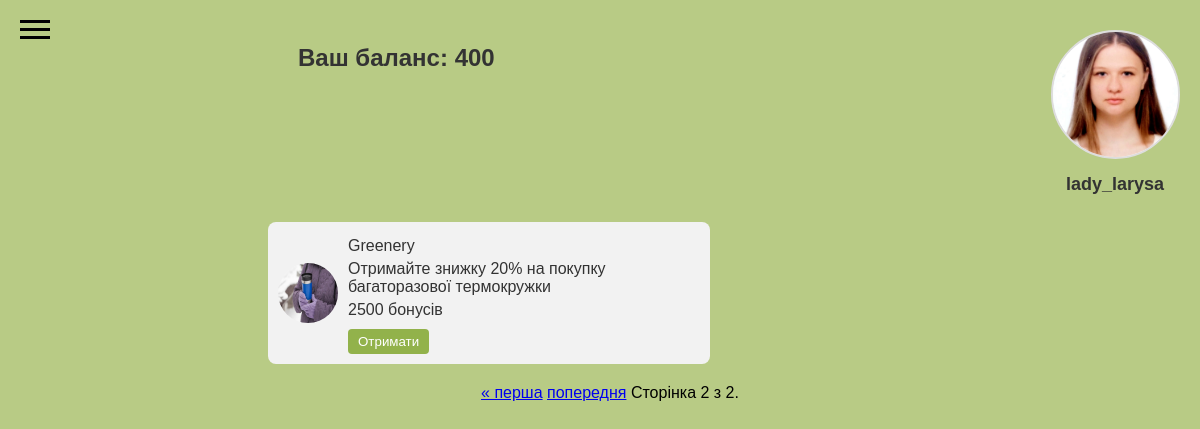
The page /partners/?page=2 (signed in) on the database its author committed.
### profiles/models.py (models this page shows)
class Profile(models.Model):
    user = models.OneToOneField(User, on_delete=models.CASCADE)
    avatar = models.ImageField(upload_to='avatars/', default='avatars/default.png')
    level = models.IntegerField(default=0)
    points_balance = models.IntegerField(default=0)
    completed_tasks_count = models.IntegerField(default=0)

### partners/models.py (models this page shows, shortened)
class PartnerStatus(models.Model):
    user = models.ForeignKey(User, on_delete=models.CASCADE)
    partner = models.ForeignKey(Partner, on_delete=models.CASCADE)
    status = models.CharField(max_length=50, default='not redeemed')
    timestamp = models.DateTimeField(auto_now_add=True)
    promocode = models.CharField(max_length=50, blank=True, null=True)

class Partner(models.Model):
    name = models.CharField(max_length=100)
    description = models.TextField(blank=True, null=True)
    image = models.ImageField(upload_to='partner_images/', blank=True, null=True)
    points_required = models.PositiveIntegerField()

### partners/views.py (the view)
# urls.py: path('', views.partner_list, name='partner_list'),
@login_required
def partner_list(request):
    partners = PartnerStatus.objects.filter(user=request.user)
    paginator = Paginator(partners, 4)
    page_number = request.GET.get('page')
    page_obj = paginator.get_page(page_number)
    return render(request, 'partners/index.html',
                  {'page_obj': page_obj,
                   'user_balance': request.user.profile.points_balance})

### templates/partners/index.html (shortened to what this page needs)
<!DOCTYPE html>
{% load static %}
<html lang="en">
<head>
    <link rel="stylesheet" href= "{% static 'partners/css/pop_up.css' %}">
    <link rel="stylesheet" href="{% static 'partners/css/index.css' %}">
    <link rel="stylesheet" href= "{% static 'sidebar.css' %}">
    <link rel="stylesheet" href= "{% static 'profile_btn.css' %}">
</head>
<body>
    {% include 'sidebar.html' %}
    {% include 'profile_btn.html' %}
    <div class="content">
        <h1>Ваш баланс: {{ user_balance }}</h1>
        <div class="items-grid">
            {% for partner_status in page_obj %}
                <div class="item-card">
                    <img src="{{ partner_status.partner.image.url }}" alt="{{ partner_status.partner.name }}">
                    <div class="item-info">
                        <p class="item-name">{{ partner_status.partner.name }}</p>
                        <p class="item-partner">{{ partner_status.partner.description }}</p>
                        <p class="item-points">{{ partner_status.partner.points_required }} бонусів</p>
                        <form method="post" action="{% url 'redeem' partner_status.id %}">
                            <button type="button"
                            onclick="confirmRedeeming(this.form)"
                            class="buy-btn"
                            {% if partner_status.status == 'redeemed' %}disabled{% endif %}>
                            Отримати
                            </button>
                        </form>
                    </div>
                </div>
            {% endfor %}
        </div>
        <div class="pagination">
            <span class="step-links">
                {% if page_obj.has_previous %}
                    <a href="?page=1">&laquo; перша</a>
                    <a href="?page={{ page_obj.previous_page_number }}">попередня</a>
                {% endif %}
                <span class="current">
                    Сторінка {{ page_obj.number }} з {{ page_obj.paginator.num_pages }}.
                </span>
            </span>
        </div>
    </div>
</body>
</html>

### templates/profile_btn.html
{% load static %}
<a href="{% url 'profile' %}">
    <div class="profile-container">
        <div class="profile-icon-container">
            <img src="{% if user.profile.avatar %}{{ user.profile.avatar.url }}{% else %}{% static 'images/default-avatar.png' %}{% endif %}" alt="Profile Icon" class="profile-icon">
        </div>
        <div class="profile-username-container">
            <span class="profile-username">{{ user.username }}</span>
        </div>
    </div>
</a>

### static/partners/css/index.css (style rules this page uses)
* { font-family: Arial, sans-serif; }
body { display: flex; height: 100vh; background-color: #b8cb85; }
.content { flex-grow: 1; margin-left: 20px; padding: 20px; }
.content h1 { font-size: 24px; color: #333; margin-bottom: 20px; margin-left: 250px; }
.items-grid { margin-top: 150px; margin-left: 220px; display: grid; grid-template-columns: repeat(2, 1fr); gap: 20px; }
.item-card { background-color: #f2f2f2; padding: 10px; border-radius: 8px; display: flex; align-items: center; }
.item-card img { width: 60px; height: 60px; border-radius: 50%; margin-right: 10px; }
.item-info { flex-grow: 1; }
.item-name, .item-partner, .item-points { margin: 5px 0; color: #333; }
.more-btn, .buy-btn { padding: 5px 10px; margin: 5px 5px 0 0; border: none; border-radius: 4px; cursor: pointer; }
.buy-btn { background-color: #92b24b; color: white; }
.pagination { margin-top: 20px; text-align: center; }

### static/profile_btn.css (style rules this page uses)
.profile-container { display: flex; flex-direction: column; align-items: center; width: 150px; height: auto; margin-left: auto; margin-right: 0; margin-top: 20px; position: fixed; top: 10px; right: 10px; z-index: 200; }
.profile-icon-container { width: 125px; height: 125px; border-radius: 50%; overflow: hidden; border: 2px solid #ddd; display: flex; justify-content: center; align-items: center; background-color: #f4f4f4; margin-bottom: 10px; }
.profile-icon { width: 100%; height: 100%; object-fit: cover; }
.profile-username-container { margin-top: 5px; text-align: center; }
.profile-username { font-size: 18px; color: #333; font-weight: bold; margin: 0; }

### rows shown on the page
PartnerStatus: partner.image (picture), partner.name "Greenery", partner.description "Отримайте знижку 20% на покупку багаторазової термокружки", partner.points_required "2500"

### other values the page prints
{{ user.username }} "lady_larysa"
{{ user_balance }} "400"
{{ page_obj.number }} "2"
{{ page_obj.paginator.num_pages }} "2"
